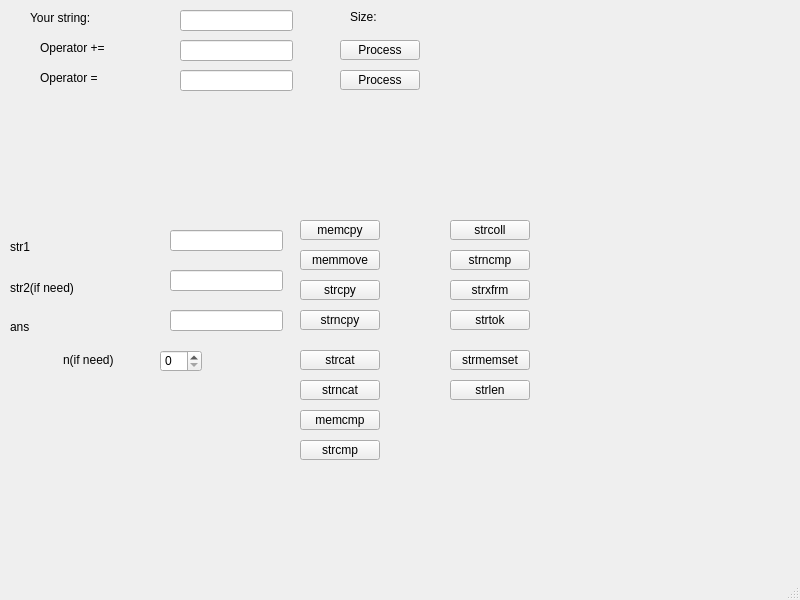
<?xml version="1.0" encoding="UTF-8"?>
<ui version="4.0">
 <class>MainWindow</class>
 <widget class="QMainWindow" name="MainWindow">
  <property name="geometry">
   <rect>
    <x>0</x>
    <y>0</y>
    <width>800</width>
    <height>600</height>
   </rect>
  </property>
  <property name="windowTitle">
   <string>MainWindow</string>
  </property>
  <widget class="QWidget" name="centralwidget">
   <widget class="QLineEdit" name="lineEdit_str">
    <property name="geometry">
     <rect>
      <x>180</x>
      <y>10</y>
      <width>113</width>
      <height>21</height>
     </rect>
    </property>
    <property name="readOnly">
     <bool>true</bool>
    </property>
   </widget>
   <widget class="QLabel" name="label">
    <property name="geometry">
     <rect>
      <x>30</x>
      <y>10</y>
      <width>101</width>
      <height>16</height>
     </rect>
    </property>
    <property name="text">
     <string>Your string:</string>
    </property>
   </widget>
   <widget class="QPushButton" name="pushButton_pe">
    <property name="geometry">
     <rect>
      <x>340</x>
      <y>40</y>
      <width>80</width>
      <height>20</height>
     </rect>
    </property>
    <property name="text">
     <string>Process</string>
    </property>
   </widget>
   <widget class="QPushButton" name="pushButton_equal">
    <property name="geometry">
     <rect>
      <x>340</x>
      <y>70</y>
      <width>80</width>
      <height>20</height>
     </rect>
    </property>
    <property name="text">
     <string>Process</string>
    </property>
   </widget>
   <widget class="QLineEdit" name="lineEdit_pe">
    <property name="geometry">
     <rect>
      <x>180</x>
      <y>40</y>
      <width>113</width>
      <height>21</height>
     </rect>
    </property>
   </widget>
   <widget class="QLineEdit" name="lineEdit_equal">
    <property name="geometry">
     <rect>
      <x>180</x>
      <y>70</y>
      <width>113</width>
      <height>21</height>
     </rect>
    </property>
   </widget>
   <widget class="QLabel" name="label_2">
    <property name="geometry">
     <rect>
      <x>40</x>
      <y>40</y>
      <width>121</width>
      <height>16</height>
     </rect>
    </property>
    <property name="text">
     <string>Operator +=</string>
    </property>
   </widget>
   <widget class="QLabel" name="label_3">
    <property name="geometry">
     <rect>
      <x>40</x>
      <y>70</y>
      <width>71</width>
      <height>16</height>
     </rect>
    </property>
    <property name="text">
     <string>Operator =</string>
    </property>
   </widget>
   <widget class="QLabel" name="label_4">
    <property name="geometry">
     <rect>
      <x>350</x>
      <y>10</y>
      <width>54</width>
      <height>14</height>
     </rect>
    </property>
    <property name="text">
     <string>Size:</string>
    </property>
   </widget>
   <widget class="QLabel" name="label_size">
    <property name="geometry">
     <rect>
      <x>470</x>
      <y>10</y>
      <width>54</width>
      <height>14</height>
     </rect>
    </property>
    <property name="text">
     <string/>
    </property>
   </widget>
   <widget class="QLabel" name="label_eq">
    <property name="geometry">
     <rect>
      <x>470</x>
      <y>100</y>
      <width>54</width>
      <height>14</height>
     </rect>
    </property>
    <property name="text">
     <string/>
    </property>
   </widget>
   <widget class="QLineEdit" name="lineEdit_str1">
    <property name="geometry">
     <rect>
      <x>170</x>
      <y>230</y>
      <width>113</width>
      <height>21</height>
     </rect>
    </property>
   </widget>
   <widget class="QLineEdit" name="lineEdit_str2">
    <property name="geometry">
     <rect>
      <x>170</x>
      <y>270</y>
      <width>113</width>
      <height>21</height>
     </rect>
    </property>
   </widget>
   <widget class="QLineEdit" name="lineEdit_ans">
    <property name="geometry">
     <rect>
      <x>170</x>
      <y>310</y>
      <width>113</width>
      <height>21</height>
     </rect>
    </property>
   </widget>
   <widget class="QLabel" name="label_8">
    <property name="geometry">
     <rect>
      <x>10</x>
      <y>240</y>
      <width>54</width>
      <height>14</height>
     </rect>
    </property>
    <property name="text">
     <string>str1</string>
    </property>
   </widget>
   <widget class="QLabel" name="label_9">
    <property name="geometry">
     <rect>
      <x>10</x>
      <y>280</y>
      <width>121</width>
      <height>16</height>
     </rect>
    </property>
    <property name="text">
     <string>str2(if need)</string>
    </property>
   </widget>
   <widget class="QLabel" name="label_10">
    <property name="geometry">
     <rect>
      <x>10</x>
      <y>320</y>
      <width>54</width>
      <height>14</height>
     </rect>
    </property>
    <property name="text">
     <string>ans</string>
    </property>
   </widget>
   <widget class="QPushButton" name="pushButton_memcpy">
    <property name="geometry">
     <rect>
      <x>300</x>
      <y>220</y>
      <width>80</width>
      <height>20</height>
     </rect>
    </property>
    <property name="text">
     <string>memcpy</string>
    </property>
   </widget>
   <widget class="QPushButton" name="pushButton_memmove">
    <property name="geometry">
     <rect>
      <x>300</x>
      <y>250</y>
      <width>80</width>
      <height>20</height>
     </rect>
    </property>
    <property name="text">
     <string>memmove</string>
    </property>
   </widget>
   <widget class="QPushButton" name="pushButton_strncpy">
    <property name="geometry">
     <rect>
      <x>300</x>
      <y>310</y>
      <width>80</width>
      <height>20</height>
     </rect>
    </property>
    <property name="text">
     <string>strncpy</string>
    </property>
   </widget>
   <widget class="QPushButton" name="pushButton_strcpy">
    <property name="geometry">
     <rect>
      <x>300</x>
      <y>280</y>
      <width>80</width>
      <height>20</height>
     </rect>
    </property>
    <property name="text">
     <string>strcpy</string>
    </property>
   </widget>
   <widget class="QPushButton" name="pushButton_memcmp">
    <property name="geometry">
     <rect>
      <x>300</x>
      <y>410</y>
      <width>80</width>
      <height>20</height>
     </rect>
    </property>
    <property name="text">
     <string>memcmp</string>
    </property>
   </widget>
   <widget class="QPushButton" name="pushButton_strncat">
    <property name="geometry">
     <rect>
      <x>300</x>
      <y>380</y>
      <width>80</width>
      <height>20</height>
     </rect>
    </property>
    <property name="text">
     <string>strncat</string>
    </property>
   </widget>
   <widget class="QPushButton" name="pushButton_strcat">
    <property name="geometry">
     <rect>
      <x>300</x>
      <y>350</y>
      <width>80</width>
      <height>20</height>
     </rect>
    </property>
    <property name="text">
     <string>strcat</string>
    </property>
   </widget>
   <widget class="QPushButton" name="pushButton_strcmp">
    <property name="geometry">
     <rect>
      <x>300</x>
      <y>440</y>
      <width>80</width>
      <height>20</height>
     </rect>
    </property>
    <property name="text">
     <string>strcmp</string>
    </property>
   </widget>
   <widget class="QPushButton" name="pushButton_strncmp">
    <property name="geometry">
     <rect>
      <x>450</x>
      <y>250</y>
      <width>80</width>
      <height>20</height>
     </rect>
    </property>
    <property name="text">
     <string>strncmp</string>
    </property>
   </widget>
   <widget class="QPushButton" name="strxfrm">
    <property name="geometry">
     <rect>
      <x>450</x>
      <y>280</y>
      <width>80</width>
      <height>20</height>
     </rect>
    </property>
    <property name="text">
     <string>strxfrm</string>
    </property>
   </widget>
   <widget class="QPushButton" name="pushButton_strcoll">
    <property name="geometry">
     <rect>
      <x>450</x>
      <y>220</y>
      <width>80</width>
      <height>20</height>
     </rect>
    </property>
    <property name="text">
     <string>strcoll</string>
    </property>
   </widget>
   <widget class="QPushButton" name="pushButton_strtok">
    <property name="geometry">
     <rect>
      <x>450</x>
      <y>310</y>
      <width>80</width>
      <height>20</height>
     </rect>
    </property>
    <property name="text">
     <string>strtok</string>
    </property>
   </widget>
   <widget class="QPushButton" name="pushButton_strlen">
    <property name="geometry">
     <rect>
      <x>450</x>
      <y>380</y>
      <width>80</width>
      <height>20</height>
     </rect>
    </property>
    <property name="text">
     <string>strlen</string>
    </property>
   </widget>
   <widget class="QPushButton" name="pushButton_strmemset">
    <property name="geometry">
     <rect>
      <x>450</x>
      <y>350</y>
      <width>80</width>
      <height>20</height>
     </rect>
    </property>
    <property name="text">
     <string>strmemset</string>
    </property>
   </widget>
   <widget class="QSpinBox" name="spinBox">
    <property name="geometry">
     <rect>
      <x>160</x>
      <y>350</y>
      <width>42</width>
      <height>22</height>
     </rect>
    </property>
   </widget>
   <widget class="QLabel" name="label_5">
    <property name="geometry">
     <rect>
      <x>63</x>
      <y>350</y>
      <width>71</width>
      <height>20</height>
     </rect>
    </property>
    <property name="text">
     <string>n(if need)</string>
    </property>
   </widget>
  </widget>
  <widget class="QMenuBar" name="menubar">
   <property name="geometry">
    <rect>
     <x>0</x>
     <y>0</y>
     <width>800</width>
     <height>19</height>
    </rect>
   </property>
  </widget>
  <widget class="QStatusBar" name="statusbar"/>
 </widget>
 <resources/>
 <connections/>
</ui>
